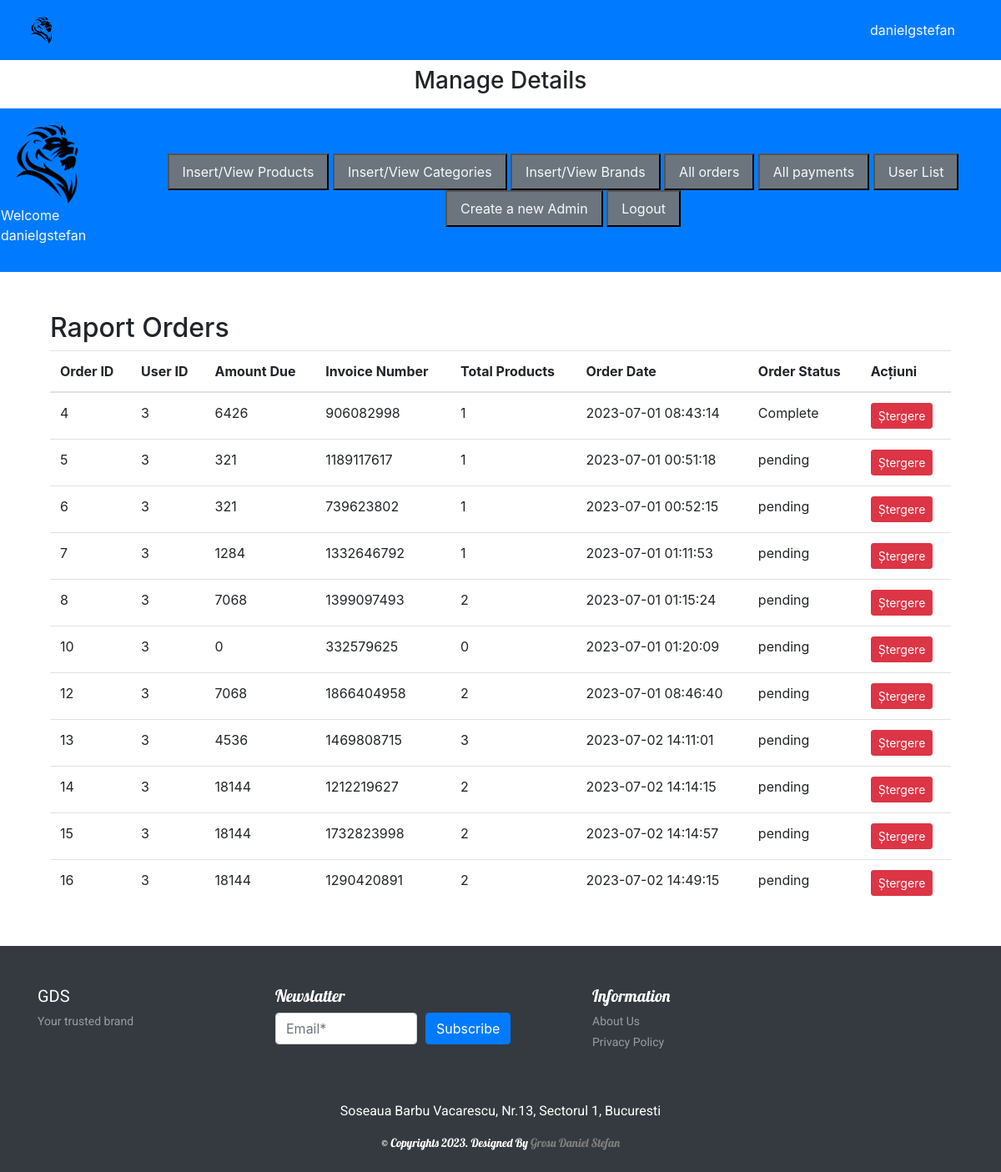
The page /admin/index.php?vieworders (signed in) on the database its author committed.
### tables this page shows
CREATE TABLE `orders` (
  `order_id` int(11) NOT NULL,
  `user_id` int(11) NOT NULL,
  `amount_due` int(255) NOT NULL,
  `invoice_number` int(255) NOT NULL,
  `total_products` int(255) NOT NULL,
  `order_date` timestamp NOT NULL DEFAULT current_timestamp() ON UPDATE current_timestamp(),
  `order_status` varchar(255) NOT NULL
);

### admin/reportO.php (the view, shortened to what this page needs)
<?php
$servername = 'localhost';
$username = 'root';
$password = '';
$database = "mogds";
$conn = new mysqli($servername, $username, $password, $database);
$sql = "SELECT * FROM orders";
$result = $conn->query($sql);
?>
<!DOCTYPE html>
<html>
<head>
    <link rel="stylesheet" href="https://stackpath.bootstrapcdn.com/bootstrap/4.3.1/css/bootstrap.min.css">
</head>
<body>
    <div class="container">
        <h2 class="mt-4">Raport Orders</h2>
        <table class="table">
            <thead>
                <tr>
                    <th>Order ID</th>
                    <th>User ID</th>
                    <th>Amount Due</th>
                    <th>Invoice Number</th>
                    <th>Total Products</th>
                    <th>Order Date</th>
                    <th>Order Status</th>
                    <th>Acțiuni</th>
                </tr>
            </thead>
            <tbody>
                <?php
                if ($result->num_rows > 0) {
                    while ($row = $result->fetch_assoc()) {
                        echo "<tr>";
                        echo "<td>" . $row['order_id'] . "</td>";
                        echo "<td>" . $row['user_id'] . "</td>";
                        echo "<td>" . $row['amount_due'] . "</td>";
                        echo "<td>" . $row['invoice_number'] . "</td>";
                        echo "<td>" . $row['total_products'] . "</td>";
                        echo "<td>" . $row['order_date'] . "</td>";
                        echo "<td>" . $row['order_status'] . "</td>";
                        echo "<td>
                                <a href='deleteOrder.php?id=" . $row['order_id'] . "' class='btn btn-danger btn-sm'>Ștergere</a>
                            </td>";
                        echo "</tr>";
                    }
                } else {
                    echo "<tr><td colspan='8'>Nu există comenzi în baza de date.</td></tr>";
                }
                ?>
            </tbody>
        </table>
    </div>
</body>
</html>

### style.css (style rules this page uses)
* { margin: 0; padding: 0; box-sizing: border-box; }

### rows shown on the page
orders: order_id "4", user "3", amount_due "6426", invoice_number "906082998", total_products "1", order_date "2023-07-01 08:43:14", order_status "Complete"
orders: order_id "5", user "3", amount_due "321", invoice_number "1189117617", total_products "1", order_date "2023-07-01 00:51:18", order_status "pending"
orders: order_id "6", user "3", amount_due "321", invoice_number "739623802", total_products "1", order_date "2023-07-01 00:52:15", order_status "pending"
orders: order_id "7", user "3", amount_due "1284", invoice_number "1332646792", total_products "1", order_date "2023-07-01 01:11:53", order_status "pending"
orders: order_id "8", user "3", amount_due "7068", invoice_number "1399097493", total_products "2", order_date "2023-07-01 01:15:24", order_status "pending"
orders: order_id "10", user "3", amount_due "0", invoice_number "332579625", total_products "0", order_date "2023-07-01 01:20:09", order_status "pending"
orders: order_id "12", user "3", amount_due "7068", invoice_number "1866404958", total_products "2", order_date "2023-07-01 08:46:40", order_status "pending"
orders: order_id "13", user "3", amount_due "4536", invoice_number "1469808715", total_products "3", order_date "2023-07-02 14:11:01", order_status "pending"
orders: order_id "14", user "3", amount_due "18144", invoice_number "1212219627", total_products "2", order_date "2023-07-02 14:14:15", order_status "pending"
orders: order_id "15", user "3", amount_due "18144", invoice_number "1732823998", total_products "2", order_date "2023-07-02 14:14:57", order_status "pending"
orders: order_id "16", user "3", amount_due "18144", invoice_number "1290420891", total_products "2", order_date "2023-07-02 14:49:15", order_status "pending"

### other values the page prints
$_SESSION['username'] "danielgstefan"
